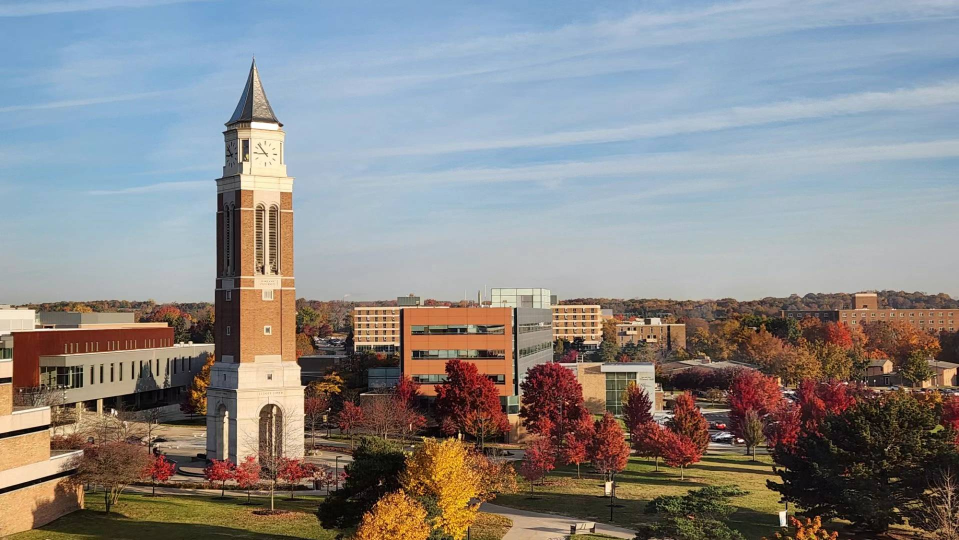
#> input picture 15. Image Processing and Automation/OU.jpg, 1918 x 1080 px (shown at 1/2 size)
$ python demo_cp.py
#> lines starting #> are read from the running program, lines starting #| are printed output that depends on the picture
from PIL import Image

img = Image.open("OU.jpg")
#> img is the input picture: PIL image 1918x1080 RGB; mean R, G, B 138.2, 136.8, 136.4

# crop
cropped_img = img.crop((400, 70, 655, 950))
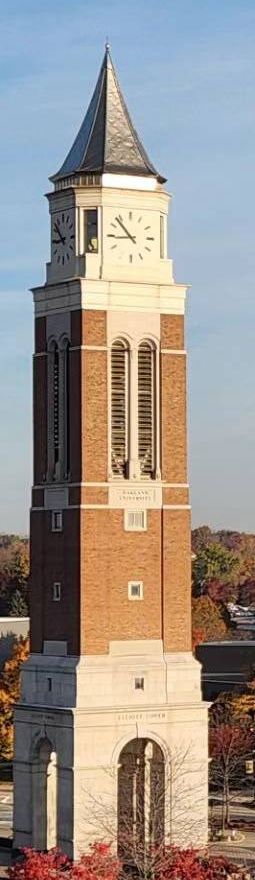
#> cropped_img: PIL image 255x880 RGB; mean R, G, B 154.1, 144.9, 137.2
# cropped_img.save("cropped-OU.jpg")

# copy and paste
copy_img = img.copy()
copy_img.paste(cropped_img, (0, 100))
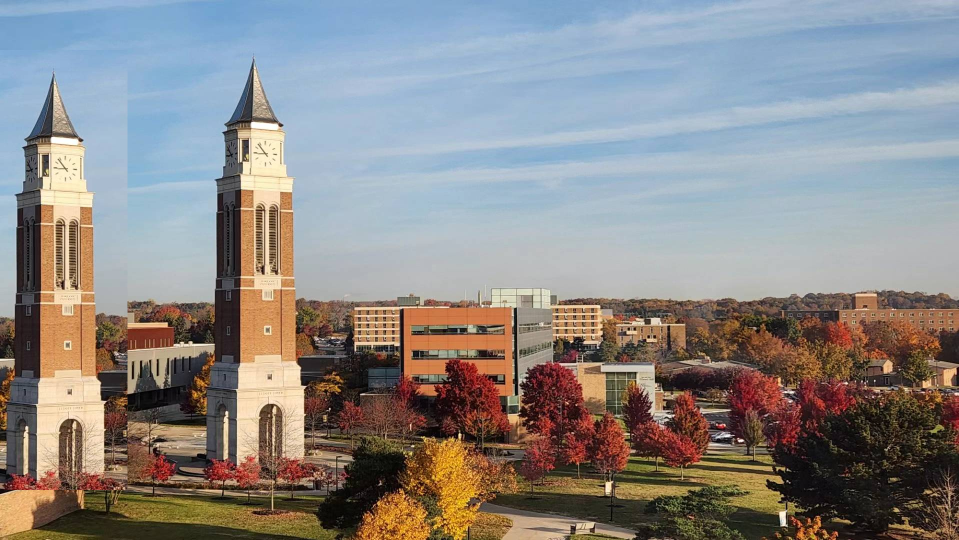
#> copy_img: PIL image 1918x1080 RGB (shown at 1/2 size); mean R, G, B 138.9, 136.1, 134.8
copy_img.paste(cropped_img, (1700,500))
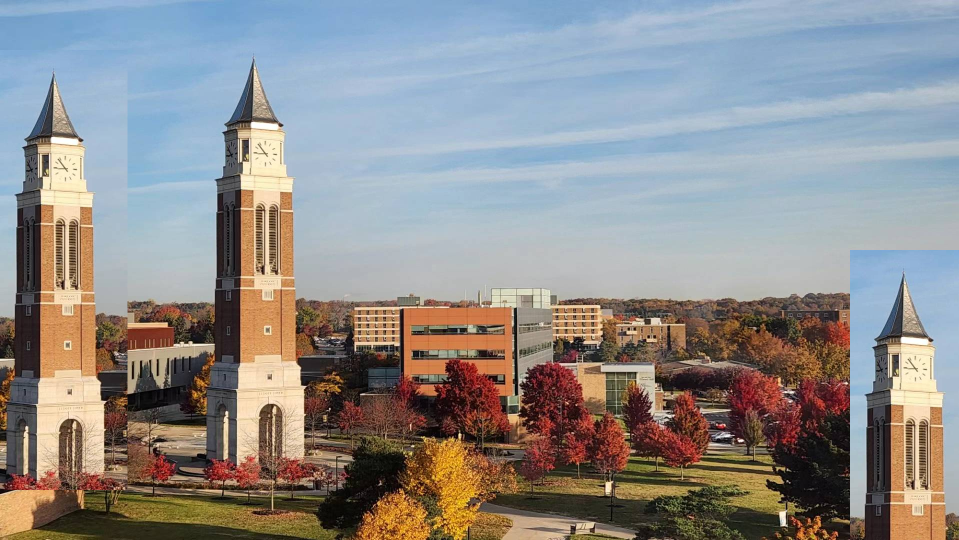
#> copy_img: PIL image 1918x1080 RGB (shown at 1/2 size); mean R, G, B 142.6, 140.9, 140.2
copy_img.save("pasted-OU.jpg")
